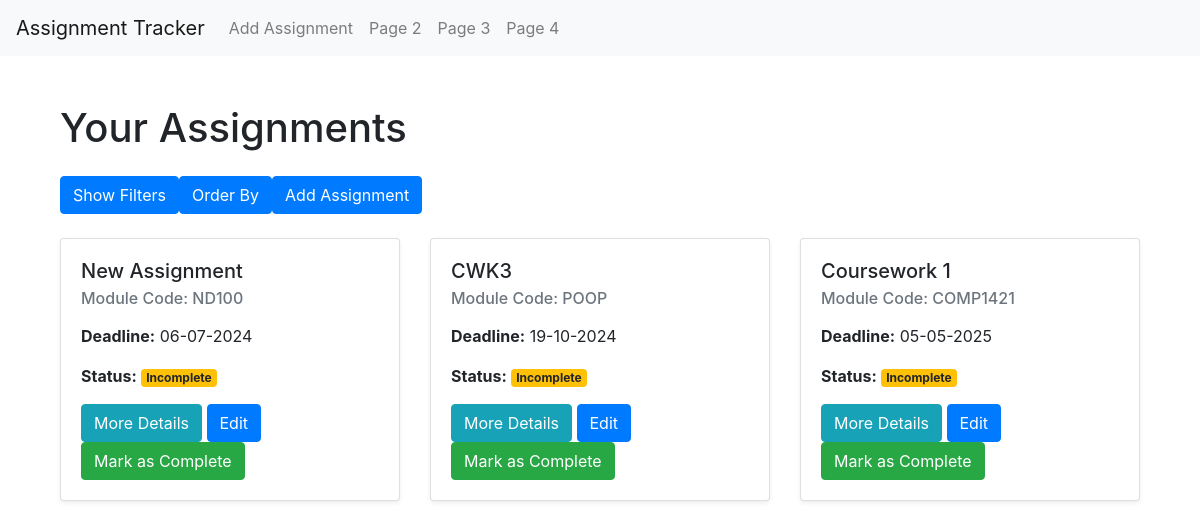
Before: / with the older database file.
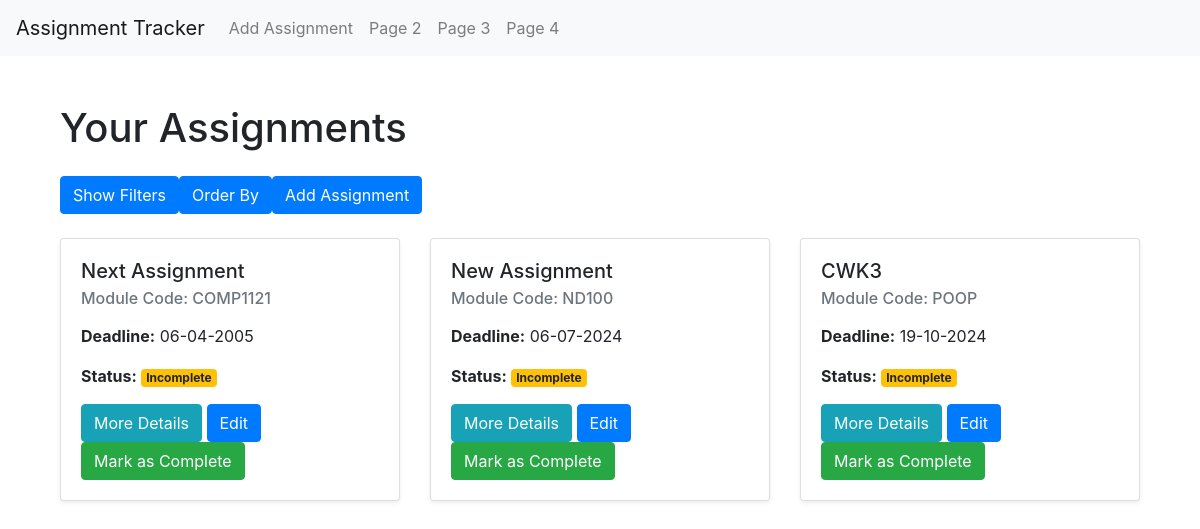
After: the same page with the newer database file.
### app/models.py (models this page shows, shortened)
class Assignment(db.Model):
    id = db.Column(db.Integer, primary_key=True)
    title = db.Column(db.String(100), nullable=False)  # Assessment title
    module_code = db.Column(db.String(20), nullable=False)  # Module code
    deadline = db.Column(db.DateTime, nullable=False)  # Deadline date
    description = db.Column(db.Text, nullable=True)  # Short description
    is_completed = db.Column(db.Boolean, default=False)  # Completion status
    date_created = db.Column(db.DateTime, default=datetime.utcnow)  # Timestamp for when the assignment was added

### app/views.py (the view)
@app.route('/')
def index():
    assignments = Assignment.query.all()
    csrf_token = generate_csrf()
    return render_template("homePage.html", assignments=assignments, csrf_token=csrf_token)

### app/templates/homePage.html (shortened to what this page needs)
{% extends "base.html" %}
{% block content %}
<div class="container mt-5">
    <h1 class="mb-4">Your Assignments</h1>
    <div class="d-flex mb-4">
        <button id="toggle-filters" class="btn btn-primary me-2" ">Show Filters</button>
        <button id="order-by" class="btn btn-primary me-2" ">Order By</button>
        <a href="/add-assignment" class="btn btn-primary ms-auto" ">Add Assignment</a>
    </div>
    <div class="row">
        {% for assignment in assignments %}
        <div class="col-md-4 assignment-card" data-status="{{ 'completed' if assignment.is_completed else 'incomplete' }}" data-module-code="{{ assignment.module_code }}" data-title="{{ assignment.title | lower }}">
            <div class="card mb-4 shadow-sm">
                <div class="card-body">
                    <h5 class="card-title">{{ assignment.title }}</h5>
                    <h6 class="card-subtitle mb-2 text-muted">Module Code: {{ assignment.module_code }}</h6>
                    <p class="card-text">
                        <p class="dateP" data-deadline="{{assignment.deadline.strftime('%d-%m-%Y')}}"><strong>Deadline:</strong> {{ assignment.deadline.strftime('%d-%m-%Y') }}</p>
                        <strong>Status:</strong>
                        {% if assignment.is_completed %}
                            <span class="badge bg-success">Completed</span>
                        {% else %}
                            <span class="badge bg-warning">Incomplete</span>
                        {% endif %}
                    </p>
                    <a href="/view-assignment/{{ assignment.id }}" class="btn btn-info">More Details</a>
                    <a href="/edit-assignment/{{ assignment.id }}" class="btn btn-primary">Edit</a>
                    <form action="{{ url_for('toggle_complete', assignment_id=assignment.id) }}" method="POST" style="display:inline;">
                        {% if assignment.is_completed %}
                            <button type="submit" class="btn btn-warning">Mark as Incomplete</button>
                        {% else %}
                            <button type="submit" class="btn btn-success">Mark as Complete</button>
                        {% endif %}
                    </form>
                </div>
            </div>
        </div>
        {% else %}
        <p>No assignments available yet!</p>
        {% endfor %}
    </div>
</div>
{% endblock %}

### app/templates/base.html (shortened to what this page needs)
<!DOCTYPE html>
<html lang="en">
<head>
    <link href="https://stackpath.bootstrapcdn.com/bootstrap/4.5.2/css/bootstrap.min.css" rel="stylesheet">
</head>
<body>
    <nav class="navbar navbar-expand-lg navbar-light bg-light">
        <a class="navbar-brand" href="/">Assignment Tracker</a>
        <div class="collapse navbar-collapse" id="navbarNav">
            <ul class="navbar-nav">
                <li class="nav-item">
                    <a class="nav-link" href="/add-assignment">Add Assignment</a>
                </li>
                <li class="nav-item">
                    <a class="nav-link" href="#">Page 2</a>
                </li>
                <li class="nav-item">
                    <a class="nav-link" href="#">Page 3</a>
                </li>
                <li class="nav-item">
                    <a class="nav-link" href="#">Page 4</a>
                </li>
            </ul>
        </div>
    </nav>
    <div class="container mt-4">
        {% block content %}
        {% endblock %}
    </div>
</body>
</html>

Changed rows visible on the page:
no longer on this page (row edited): Assignment: title "Coursework 1", module_code "COMP1421", deadline "05-05-2025", is_completed "Incomplete"
now on this page (row edited): Assignment: title "Next Assignment", module_code "COMP1121", deadline "06-04-2005", is_completed "Incomplete"
